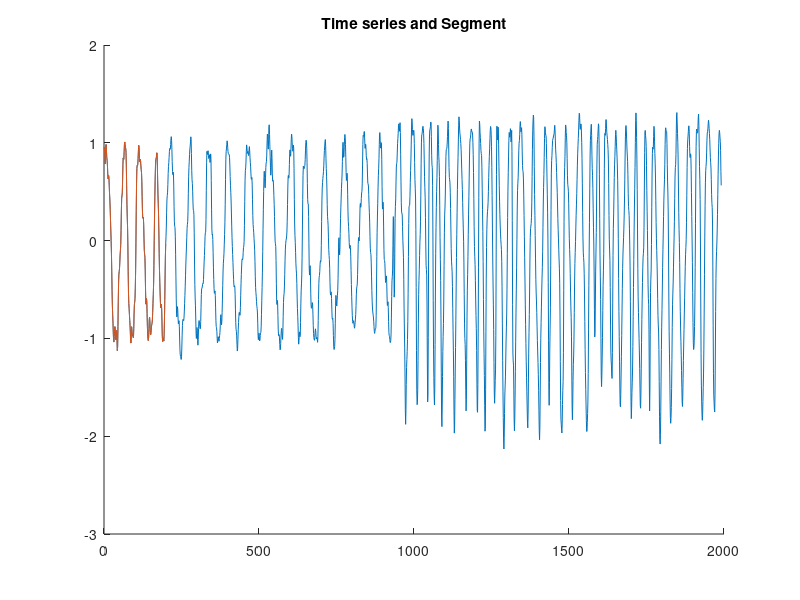

This figure's MATLAB source: (Note: this script raises an error after producing the figure.)
%% Clean
clear
clc
delete(findall(0,'Type','figure'))
close all

%% Modifiable constants
DEBUG = 1;
%default_file = '12726m.mat';
%segment_length = 1000;
merge_type = 'left_linkage'; % 'left_linkage', 'average_linkage', 'minimum_linkage'
fid = fopen('test3.txt');
A=textscan(fid,'%s');
ts = [];
for a = 1:length(A{1,1})
    ts(a) = str2num((A{1,1}{a,1}));
end
transpose(ts);
segment_length = 199;
seg_len = segment_length;

%% Input file
% expecting all load files to have a ts time series datapoint

% if DEBUG
%     data = load(default_file);
%     ts = data.val;
%     ts = transpose(ts);
%     seg_len = segment_length;
% else
%     prompt = 'Input file name: ';
%     input_file = input(prompt,'s');
%     prompt_2 = 'Input segment length. Note! Must be divisible by the total length. ';
%     seg_len = input(prompt_2);
%     
%     data = load(input_file);
%     ts = data.ts;
% end

%% Initialization
tot_len = length(ts);
ts_1 = ts;
ts_2 = ts_1(1:seg_len);

fastMPdist_seg_len = round(seg_len / 2);

dist_mat = {};
merge_history = {};
merged_data = {};
removed_seg = [];
merge_info = struct();
merged_tree = struct();
ts_1_nan = ts_1;

level = 0;
needs_merging = 1;
%merged_tree = add_tree_node(merged_tree, level, NaN, NaN, NaN, NaN, NaN, NaN, ts_1, NaN);
level = level + 1;
merge_count = 1;

%% Plot initial time series and segment
figure;
hold on;
plot(ts_1);
plot(ts_2);
title('Time series and Segment');
count = 1;
%% Divide up time series by segment length and claculate distance array
for idx = 1:seg_len:tot_len - seg_len
    
    seg_0 = idx;
    seg_1 = idx + seg_len;
    seg_2 = seg_1;
    seg_3 = seg_1 + seg_len;

    if seg_3 > tot_len
        break;
    end
    dist = fastMPdist_SS(ts_1(seg_0:seg_1), ts_1(seg_2:seg_3),fastMPdist_seg_len);
    seg_ts_1 = [ts_1(seg_0:seg_1)];
    seg_ts_2 = [ts_1(seg_2:seg_3)];
    dist_info = [dist seg_0 seg_1 seg_2 seg_3];
    dist_mat{count,1} = dist;
    dist_mat{count,2} = seg_0;
    dist_mat{count,3} = seg_1;
    dist_mat{count,4} = seg_2;
    dist_mat{count,5} = seg_3;
    %dist_mat{count,6} = seg_ts_1;
    %dist_mat{count,7} = seg_ts_2;
    count = count + 1;
    %dist_mat = {dist_mat;dist_info};
    
end

% create giant matrix with all merge history
merge_history{merge_count,1} = dist_mat;


%% Now this is the main loop that....
% 1. Goes find minimum in distance matrix
% 2. Merges minimum
% 3. Updates distance matrix
% 4. Repeat until all time series segments have been merged
while (size(dist_mat,1) > 1)
    if any(~isnan(cell2mat(dist_mat(:,1)))) == 0
        break;
    end

    last_element = 0;
    
    % 1. find minimum in distance matrix
    [min_val, min_idx] = min(cell2mat(dist_mat(:,1)));
    min_idx = min_idx(1);
    min_val = min_val(1);
    

    % find segments to be merged
    loc_0 = cell2mat(dist_mat(min_idx,2));
    loc_1 = cell2mat(dist_mat(min_idx,3));
    loc_2 = cell2mat(dist_mat(min_idx,4));
    loc_3 = cell2mat(dist_mat(min_idx,5));
    m_seg_0 = ts_1(loc_0:loc_1);
    m_seg_1 = ts_1(loc_2:loc_3);
    merge_history{merge_count, 1} = dist_mat;
 
   

    % check what type of merge is going to be used for next set of data
    
    %%
    % LEFT LINKAGE
    if strcmp('left_linkage',merge_type)
        
        %plot the two segments that are going to be merged
        figure;
        title(merge_count);
        hold on;
        plot(ts_1, 'LineWidth', 0.7);
        plot(loc_0:loc_1, m_seg_0, 'Color', [1 0 0], 'LineWidth', 1.2)
        plot(loc_2:loc_3, m_seg_1, 'Color', [0.1 0.1 0.1], 'LineWidth', 1.2)

        %plot old as gray
        if merge_count > 1
            for i = 1:size(merged_data,1)
                temp_loc_0 = cell2mat(merged_data{i, 1});
                temp_loc_1 = cell2mat(merged_data{i, 2});
                temp_seg = cell2mat(merged_data{i, 3});
                plot(temp_loc_0:temp_loc_1, temp_seg, 'Color', [0.5 0.5 0.5], 'LineWidth', 0.7)
            end
        end
        
        %update distance matrix with new next values
        if min_idx < length(dist_mat)
            % find next valid value
            for j = min_idx+1:length(dist_mat)
                if ~isnan(cell2mat(dist_mat(j,1)))
                    next_loc_0 = cell2mat(dist_mat(j,4));
                    next_loc_1 = cell2mat(dist_mat(j,5));
                    new_m_seg_1 = ts_1(next_loc_0:next_loc_1);
                    merge_loc = j;
                    if min_idx+1 == j
                        last_element = 0;
                    else
                        dist_mat(j,2) = dist_mat(min_idx,2);
                        dist_mat(j,3) = dist_mat(min_idx,3);
                        last_element = 0;
                    end
                    break;
                else
                    last_element = 1;
                end
            end
            % if only nan left
        end
    
        % 2.  perform merge
        % ts_1(loc_0:loc_1)
        merged_data{merge_count,1} = {loc_2};
        merged_data{merge_count,2} = {loc_3};
        merged_data{merge_count,3} = {ts_1(loc_2:loc_3)};
        ts_1(loc_2+1:loc_3-1) = NaN;
        
        % 3. update distance matrix, calculate new distance and location
        % Remove merged segment
        dist_mat(min_idx,:) = {NaN};
        dist_mat{min_idx,8} = merge_count;
        
        if min_idx < length(dist_mat) && (last_element == 0)
            % remove all NaN and replace with 0
            m_seg_0(isnan(m_seg_0)) = 0;
            m_seg_1(isnan(m_seg_1)) = 0;
            dist = fastMPdist_SS(m_seg_0,new_m_seg_1,fastMPdist_seg_len);
            dist_mat(merge_loc,1) = {dist};
            dist_mat(merge_loc,2) = {loc_0};
            dist_mat(merge_loc,3) = {loc_1};
        end 
    end
    %%
    % AVERAGE LINKAGE
    if strcmp('average_linkage',merge_type)
        
        %update distance matrix with new next values
        if min_idx < length(dist_mat)
            %find next valid value
            for j = min_idx+1:length(dist_mat)
                if ~isnan(cell2mat(dist_mat(j,1)))
                    next_loc_0 = cell2mat(dist_mat(j,4));
                    next_loc_1 = cell2mat(dist_mat(j,5));
                    new_m_seg_1 = ts_1(next_loc_0:next_loc_1);
                    merge_loc = j;
                    if min_idx+1 == j
                        last_element = 0;
                    else
                        dist_mat(j,2) = dist_mat(min_idx,2);
                        dist_mat(j,3) = dist_mat(min_idx,3);
                        last_element = 0;
                    end
                    break;
                else
                    last_element = 1;
                end
            end
            %if only nan left
        end
    
        
        new_ts = [];
        % Find new average subsequence
        for k = 1:segment_length+1
            new_ts(k) = (ts_1(loc_0+k-1) +ts_1(loc_2+k-1))/2;
        end
        
        % 2.  perform merge, placing new averaged subsequence into earlier
        % time
        merged_data{merge_count,1} = {loc_0};
        merged_data{merge_count,2} = {loc_1};
        merged_data{merge_count,3} = {ts_1(loc_0:loc_1)};
        merged_data{merge_count,4} = {loc_2};
        merged_data{merge_count,5} = {loc_3};
        merged_data{merge_count,6} = {ts_1(loc_2:loc_3)};
        merged_data{merge_count,7} = {loc_0};
        merged_data{merge_count,8} = {loc_1};
        merged_data{merge_count,9} = {new_ts};
        merged_data{merge_count,10} = {min_val};
        ts_1(loc_0:loc_1) = new_ts;
        ts_1(loc_2:loc_3) = NaN;
        
        % 3. update distance matrix, calculate new distance and location
        % Remove merged segment
        dist_mat(min_idx,:) = {NaN};
        dist_mat{min_idx,8} = merge_count;

        if min_idx < length(dist_mat) && (last_element == 0)
            % remove all NaN and replace with 0
            m_seg_0 = merged_data{merge_count,9}{1,1};
            %m_seg_1 = merged_data{merge_count,9}{1,1};
            m_seg_0(isnan(m_seg_0)) = 0;
           % m_seg_1(isnan(m_seg_1)) = 0;
            dist = fastMPdist_SS(m_seg_0,new_m_seg_1,fastMPdist_seg_len);
            dist_mat(merge_loc,1) = {dist};
            dist_mat(merge_loc,2) = {loc_0};
            dist_mat(merge_loc,3) = {loc_1};
        end
        
        % 4. plot everything that happened in this step
        
        %plot the two segments that are going to be merged
        figure;
        title(merge_count);
        hold on;
        plot(ts_1, 'LineWidth', 0.7);
        plot(merged_data{merge_count,1}{1,1}:merged_data{merge_count,2}{1,1}, merged_data{merge_count,3}{1,1}, 'Color', [0.1 0.1 0.1], 'LineWidth', 0.7)
        plot(merged_data{merge_count,4}{1,1}:merged_data{merge_count,5}{1,1}, merged_data{merge_count,6}{1,1}, 'Color', [0.1 0.1 0.1], 'LineWidth', 0.7)
        plot(merged_data{merge_count,7}{1,1}:merged_data{merge_count,8}{1,1}, merged_data{merge_count,9}{1,1}, 'Color', [1 0 0], 'LineWidth', 1)
        %plot old as gray
        if merge_count > 1
            for i = 1:size(merged_data,1)
                temp_loc_0 = cell2mat(merged_data{i, 4});
                temp_loc_1 = cell2mat(merged_data{i, 5});
                temp_seg = cell2mat(merged_data{i, 6});
                plot(temp_loc_0:temp_loc_1, temp_seg, 'Color', [0.5 0.5 0.5], 'LineWidth', 0.7)
            end
        end

    end
    %%
    if strcmp('minimum_linkage',merge_type)
        
        % ts_1(loc_0:loc_1)
        merged_data{merge_count,1} = {loc_2};
        merged_data{merge_count,2} = {loc_3};
        merged_data{merge_count,3} = {ts_1(loc_2:loc_3)};
        ts_1(loc_2:loc_3) = NaN;
        
        % Remove merged segment
        dist_mat(min_idx,:) = {NaN};
        dist_mat{min_idx,8} = merge_count;

        if min_idx < length(dist_mat) && (last_element == 0)
        %3. calculate new distance and location
            % remove all NaN and replace with 0
            m_seg_0(isnan(m_seg_0)) = 0;
            m_seg_1(isnan(m_seg_1)) = 0;
            dist = fastMPdist_SS(m_seg_0,new_m_seg_1,fastMPdist_seg_len);
            dist_mat(merge_loc,1) = {dist};
            dist_mat(merge_loc,2) = {loc_0};
            dist_mat(merge_loc,3) = {loc_1};
        end
    
    end
    
    merge_count = merge_count + 1;

    
end
